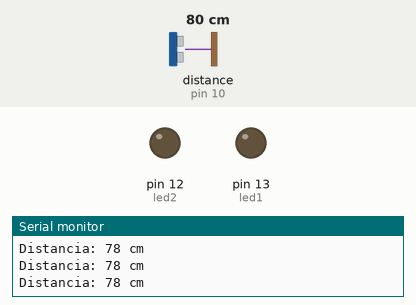
This sketch was run on a simulated Arduino Uno, built with avr-gcc and run on an emulated ATmega328P. On the bench: output pins drawn as LEDs (lit = HIGH), the last lines printed to the serial monitor. Wiring (inferred from the names in the program): ultrasonic range finder: trigger pin 11; echo pin 10. The inputs (shaded band) are chosen by the test bench; at power-on: distance to the obstacle (sensor on pin 10) 80 cm. The echo pulse lasts 58.3 µs per cm; pins used as bus, display or sensor lines are not drawn.

Above: at 1.2 s.
1.3 s: distance to the obstacle (sensor on pin 10) set to 31 cm
2.8 s: distance to the obstacle (sensor on pin 10) set to 26 cm
At 3.4 s:
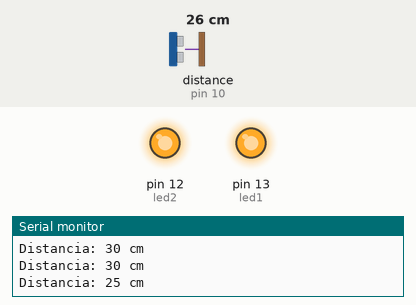
Timing chart, 0 to 5.8 s (numbered marks = the images above; inputs shaded):
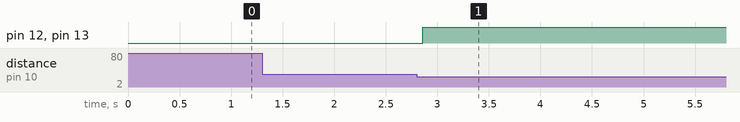

The sketch:

smart_street_light.ino
```cpp
const int trigPin = 11;
const int echoPin = 10;

const int led1 = 13;
const int led2 = 12;

long duration;
int distance;

void setup() {
  pinMode(trigPin, OUTPUT);
  pinMode(echoPin, INPUT);

  pinMode(led1, OUTPUT);
  pinMode(led2, OUTPUT);

  Serial.begin(9600);
}

void loop() {
  digitalWrite(trigPin, LOW);
  delayMicroseconds(2);

  digitalWrite(trigPin, HIGH);
  delayMicroseconds(10);

  digitalWrite(trigPin, LOW);

  duration = pulseIn(echoPin, HIGH);
  distance = duration * 0.034 / 2;

  Serial.print("Distancia: ");
  Serial.print(distance);
  Serial.println(" cm");

  if (distance <= 27 && distance > 0) {
    digitalWrite(led1, HIGH);
    digitalWrite(led2, HIGH);

    delay(10000);

    digitalWrite(led1, LOW);
    digitalWrite(led2, LOW);
  } else {
    digitalWrite(led1, LOW);
    digitalWrite(led2, LOW);
  }

  delay(200);
}
```

Measured:
- the behaviour switches between 29 and 28 cm on distance to the obstacle (sensor on pin 10) (found by bisection; images 0 and 1)
- after the input at 2.8 s, pin 12 (led2), pin 13 (led1): LOW → HIGH after 0.06 s
